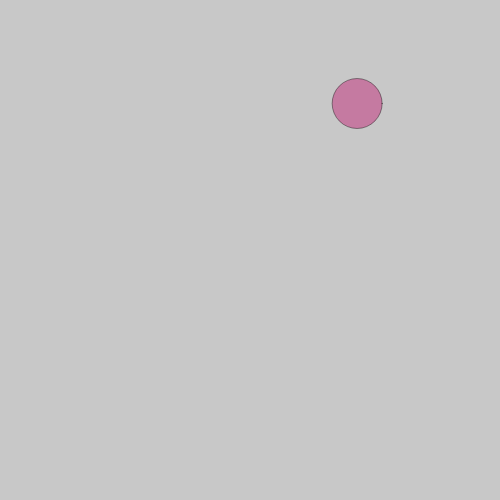
Frame 1 (no input)
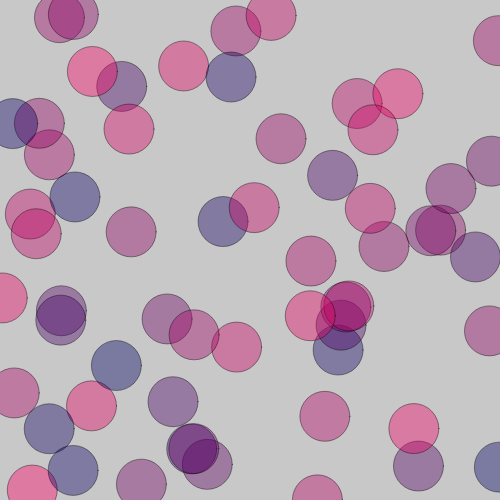
Frame 60 (no input)
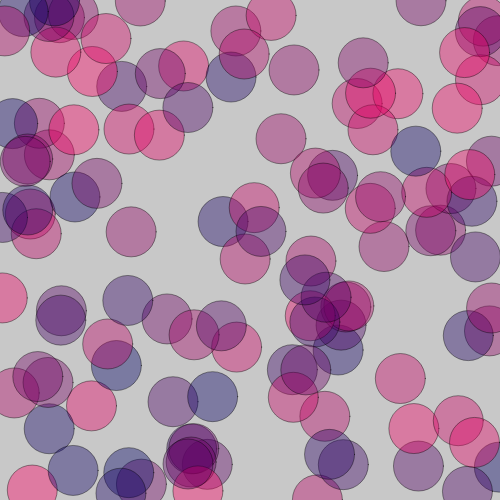
Frame 120 (the mouse pressed at the canvas centre since frame 60)

The p5.js sketch that drew these frames (run headless with seeded random() and noise() and a simulated clock; from frame 60 on, the mouse is pressed at the canvas centre):

// p5.js sketch
// ── sketch.js
var myRandomNumX;
var myRandomNumY;

var myRandomNumR

function setup() {
  createCanvas(500, 500);
  background(200);
}

function draw() {
 myRandomNumX = random(width);
 myRandomNumY = random(height);
 myRandomNumR = random(255);

 noStroke();
 stroke(2, 0, 0, 100)
 fill(myRandomNumR, 0, 100, 100);
 ellipse(myRandomNumX, myRandomNumY, 50, 50);

}
